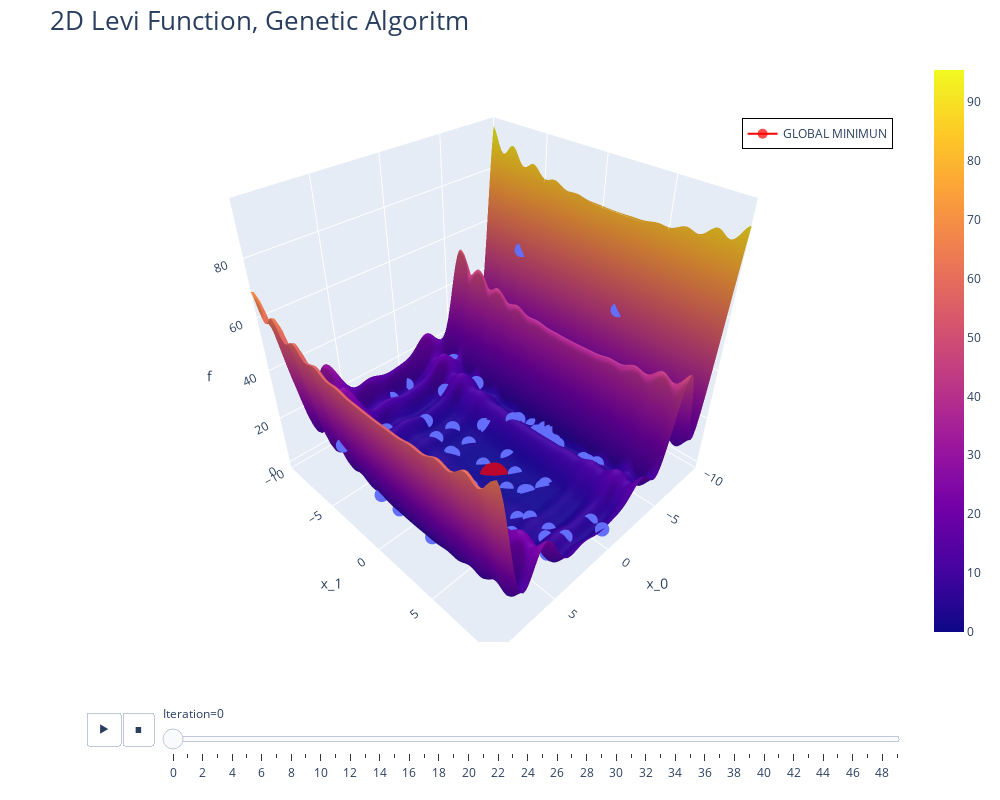

The notebook cell saved with this chart:
### Code cell
x = np.linspace(lower_limits[0], upper_limits[0], 100)
y = np.linspace(lower_limits[1], upper_limits[1], 100)

X, Y = np.meshgrid(x, y)
Z = function(np.array([X, Y]))

fig = px.scatter_3d(
    df_posiciones,
    x       = "x_0",
    y       = "x_1",
    z = "f",
    range_x = [lower_limits[0], upper_limits[0]],
    range_y = [lower_limits[1], upper_limits[1]],
    animation_frame = "Iteration",
    size_max = 0.09
)
fig.update_traces(marker=dict(size=5))

fig.add_traces(go.Surface(x=x, y=y, z=Z, name='pred_surface'))
# Add the point
# Add the point
fig.add_trace(go.Scatter3d(
    x=[real_min[0]],
    y=[real_min[1]],
    z=[real_min[2]],
    marker=dict(
        color='red',
        size=10,
        opacity=0.7,
    ),
    text='True',
    legendgroup="True",
    name='GLOBAL MINIMUN',
    textfont_size=30
))
fig.update_layout(
    title={
        'text': "2D Levi Function, Genetic Algoritm",
        'font': {
            'size': 26 # Tamaño del título
        }
    },
    legend=dict(
        x=0.8,
        y=0.9,
        bordercolor="black",
        borderwidth=1
    )
)
fig.update_layout(
    width=1000,  # Ancho en píxeles
    height=800  # Alto en píxeles
)
fig.show()

### Figure 1 — Plotly figure (JSON) as saved in the notebook; plotly's stock layout.template omitted (floating-point values rounded to 4 significant figures; data arrays with more than 128 entries replaced by an {"elided": "..."} marker saying what was removed)
{"data": [{"hovertemplate": "Iteration=0<br>x_0=%{x}<br>x_1=%{y}<br>f=%{z}<extra></extra>", "legendgroup": "", "marker": {"color": "#636efa", "size": 5, "symbol": "circle"}, "mode": "markers", "name": "", "scene": "scene", "showlegend": false, "type": "scatter3d", "x": [0.6187, 7.26, 0.05576, 4.125, 4.105, -3.861, -4.516, 1.741, 4.105, -4.515, -4.067, -3.42, 7.71, 0.6187, 7.711, 0.5019, -1.461, -4.066, -3.42, -2.714, -1.456, 2.36, -0.8406, 0.6187, 1.741, -0.8406, 0.1864, -0.5849, 2.902, 2.483, 3.184, -4.066, 2.36, 3.898, 0.6187, 2.966, -3.504, 0.739, -1.513, 1.649, -1.461, 1.741, 4.105, 7.711, -4.261, -3.861, -4.105, 2.483, 4.126, 0.1864, -3.44, -4.066, 0.6187, -4.066, -4.066, 3.978, -9.404, 0.1864, 0.1918, -3.845, 2.467, -3.861, 4.105, -4.066, -0.1293, 1.742, 0.1862, -1.461, 0.8711, -0.3187, 0.6187, -3.68, -0.3187, 0.1918, -1.461, 0.5801, 8.029, -9.382, 6.14, 1.741, 1.741, 0.5019, 0.6187, 2.36, -4.516, -0.5849, 0.6187, -3.833, 1.217, 3.977, 0.5504, -4.066, -0.5849, 7.711, -3.42, 1.246, 8.601, 0.5884, 3.939, -4.066], "y": [3.522, -2.036, -9.275, 8.482, -1.153, 1.418, 1.173, -2.475, -1.153, 0.6706, 1.417, -0.9311, 2.462, 3.522, -0.6632, 3.698, -2.122, 1.92, 2.194, -0.8012, -2.122, 7.096, 0.5486, 3.463, -2.259, 0.5242, -3.982, 4.228, 4.993, 5.655, 7.545, 1.92, 7.096, -6.871, 3.522, 0.8483, 4.993, -0.2927, -6.651, -9.048, -2.434, -2.319, -1.153, -0.6632, -0.2927, 2.423, 1.92, 8.482, 5.655, -4.006, 0.8484, 1.96, 3.483, 1.92, 1.92, 1.079, -6.478, 8.582, -4.01, 5.861, 2.218, 2.423, -1.153, -8.495, 1.921, -4.006, -2.319, -2.122, 9.902, 4.214, 3.522, 5.246, 4.214, 8.578, -2.122, 3.698, -2.009, 2.443, 3.522, -2.319, -2.319, 3.678, 3.542, 7.096, 1.418, 4.228, 3.522, -5.695, 2.422, -3.266, 3.522, 1.92, 4.228, -0.6632, 2.194, -5.696, -4.811, 3.522, -3.266, 1.92], "z": [0.7442, 7.699, 8.308, 6.939, 1.842, 3.378, 3.448, 1.842, 1.842, 3.451, 2.59, 6.274, 3.747, 0.7442, 3.755, 1.026, 4.894, 2.682, 6.207, 8.762, 4.871, 4.152, 1.608, 0.6807, 1.904, 1.61, 3.55, 2.369, 3.04, 4.274, 5.991, 2.683, 4.152, 5.228, 0.7442, 2.007, 6.505, 0.2557, 8.592, 6.874, 4.879, 1.898, 1.842, 3.755, 2.619, 3.568, 2.598, 7.274, 3.942, 3.581, 5.913, 2.692, 0.7015, 2.682, 2.682, 1.285, 53.75, 5.382, 3.581, 6.329, 2.084, 3.568, 1.842, 11.08, 0.7959, 3.813, 1.667, 4.894, 9.808, 2.071, 0.7442, 5.679, 2.071, 5.392, 4.894, 0.9729, 6.408, 47.29, 17.7, 1.898, 1.898, 1.003, 0.766, 4.152, 3.461, 2.369, 0.7442, 8.515, 0.2616, 2.609, 0.7885, 2.682, 2.369, 3.755, 6.207, 5.084, 20.51, 0.7634, 2.562, 2.682]}, {"name": "pred_surface", "type": "surface", "x": [-10, -9.798, -9.596, -9.394, -9.192, -8.99, -8.788, -8.586, -8.384, -8.182, -7.98, -7.778, -7.576, -7.374, -7.172, -6.97, -6.768, -6.566, -6.364, -6.162, -5.96, -5.758, -5.556, -5.354, -5.152, -4.949, -4.747, -4.545, -4.343, -4.141, -3.939, -3.737, -3.535, -3.333, -3.131, -2.929, -2.727, -2.525, -2.323, -2.121, -1.919, -1.717, -1.515, -1.313, -1.111, -0.9091, -0.7071, -0.5051, -0.303, -0.101, 0.101, 0.303, 0.5051, 0.7071, 0.9091, 1.111, 1.313, 1.515, 1.717, 1.919, 2.121, 2.323, 2.525, 2.727, 2.929, 3.131, 3.333, 3.535, 3.737, 3.939, 4.141, 4.343, 4.545, 4.747, 4.949, 5.152, 5.354, 5.556, 5.758, 5.96, 6.162, 6.364, 6.566, 6.768, 6.97, 7.172, 7.374, 7.576, 7.778, 7.98, 8.182, 8.384, 8.586, 8.788, 8.99, 9.192, 9.394, 9.596, 9.798, 10], "y": [-10, -9.798, -9.596, -9.394, -9.192, -8.99, -8.788, -8.586, -8.384, -8.182, -7.98, -7.778, -7.576, -7.374, -7.172, -6.97, -6.768, -6.566, -6.364, -6.162, -5.96, -5.758, -5.556, -5.354, -5.152, -4.949, -4.747, -4.545, -4.343, -4.141, -3.939, -3.737, -3.535, -3.333, -3.131, -2.929, -2.727, -2.525, -2.323, -2.121, -1.919, -1.717, -1.515, -1.313, -1.111, -0.9091, -0.7071, -0.5051, -0.303, -0.101, 0.101, 0.303, 0.5051, 0.7071, 0.9091, 1.111, 1.313, 1.515, 1.717, 1.919, 2.121, 2.323, 2.525, 2.727, 2.929, 3.131, 3.333, 3.535, 3.737, 3.939, 4.141, 4.343, 4.545, 4.747, 4.949, 5.152, 5.354, 5.556, 5.758, 5.96, 6.162, 6.364, 6.566, 6.768, 6.97, 7.172, 7.374, 7.576, 7.778, 7.98, 8.182, 8.384, 8.586, 8.788, 8.99, 9.192, 9.394, 9.596, 9.798, 10], "z": {"elided": "100x100 float values"}}, {"legendgroup": "True", "marker": {"color": "red", "opacity": 0.7, "size": 10}, "name": "GLOBAL MINIMUN", "text": "True", "textfont": {"size": 30}, "type": "scatter3d", "x": [1], "y": [1], "z": [0]}], "layout": {"height": 800, "legend": {"bordercolor": "black", "borderwidth": 1, "tracegroupgap": 0, "x": 0.8, "y": 0.9}, "margin": {"t": 60}, "scene": {"domain": {"x": [0, 1], "y": [0, 1]}, "xaxis": {"range": [-10, 10], "title": {"text": "x_0"}}, "yaxis": {"range": [-10, 10], "title": {"text": "x_1"}}, "zaxis": {"title": {"text": "f"}}}, "sliders": [{"active": 0, "currentvalue": {"prefix": "Iteration="}, "len": 0.9, "pad": {"b": 10, "t": 60}, "steps": [{"args": [["0"], {"frame": {"duration": 0, "redraw": true}, "fromcurrent": true, "mode": "immediate", "transition": {"duration": 0, "easing": "linear"}}], "label": "0", "method": "animate"}, {"args": [["1"], {"frame": {"duration": 0, "redraw": true}, "fromcurrent": true, "mode": "immediate", "transition": {"duration": 0, "easing": "linear"}}], "label": "1", "method": "animate"}, {"args": [["2"], {"frame": {"duration": 0, "redraw": true}, "fromcurrent": true, "mode": "immediate", "transition": {"duration": 0, "easing": "linear"}}], "label": "2", "method": "animate"}, {"args": [["3"], {"frame": {"duration": 0, "redraw": true}, "fromcurrent": true, "mode": "immediate", "transition": {"duration": 0, "easing": "linear"}}], "label": "3", "method": "animate"}, {"args": [["4"], {"frame": {"duration": 0, "redraw": true}, "fromcurrent": true, "mode": "immediate", "transition": {"duration": 0, "easing": "linear"}}], "label": "4", "method": "animate"}, {"args": [["5"], {"frame": {"duration": 0, "redraw": true}, "fromcurrent": true, "mode": "immediate", "transition": {"duration": 0, "easing": "linear"}}], "label": "5", "method": "animate"}, {"args": [["6"], {"frame": {"duration": 0, "redraw": true}, "fromcurrent": true, "mode": "immediate", "transition": {"duration": 0, "easing": "linear"}}], "label": "6", "method": "animate"}, {"args": [["7"], {"frame": {"duration": 0, "redraw": true}, "fromcurrent": true, "mode": "immediate", "transition": {"duration": 0, "easing": "linear"}}], "label": "7", "method": "animate"}, {"args": [["8"], {"frame": {"duration": 0, "redraw": true}, "fromcurrent": true, "mode": "immediate", "transition": {"duration": 0, "easing": "linear"}}], "label": "8", "method": "animate"}, {"args": [["9"], {"frame": {"duration": 0, "redraw": true}, "fromcurrent": true, "mode": "immediate", "transition": {"duration": 0, "easing": "linear"}}], "label": "9", "method": "animate"}, {"args": [["10"], {"frame": {"duration": 0, "redraw": true}, "fromcurrent": true, "mode": "immediate", "transition": {"duration": 0, "easing": "linear"}}], "label": "10", "method": "animate"}, {"args": [["11"], {"frame": {"duration": 0, "redraw": true}, "fromcurrent": true, "mode": "immediate", "transition": {"duration": 0, "easing": "linear"}}], "label": "11", "method": "animate"}, {"args": [["12"], {"frame": {"duration": 0, "redraw": true}, "fromcurrent": true, "mode": "immediate", "transition": {"duration": 0, "easing": "linear"}}], "label": "12", "method": "animate"}, {"args": [["13"], {"frame": {"duration": 0, "redraw": true}, "fromcurrent": true, "mode": "immediate", "transition": {"duration": 0, "easing": "linear"}}], "label": "13", "method": "animate"}, {"args": [["14"], {"frame": {"duration": 0, "redraw": true}, "fromcurrent": true, "mode": "immediate", "transition": {"duration": 0, "easing": "linear"}}], "label": "14", "method": "animate"}, {"args": [["15"], {"frame": {"duration": 0, "redraw": true}, "fromcurrent": true, "mode": "immediate", "transition": {"duration": 0, "easing": "linear"}}], "label": "15", "method": "animate"}, {"args": [["16"], {"frame": {"duration": 0, "redraw": true}, "fromcurrent": true, "mode": "immediate", "transition": {"duration": 0, "easing": "linear"}}], "label": "16", "method": "animate"}, {"args": [["17"], {"frame": {"duration": 0, "redraw": true}, "fromcurrent": true, "mode": "immediate", "transition": {"duration": 0, "easing": "linear"}}], "label": "17", "method": "animate"}, {"args": [["18"], {"frame": {"duration": 0, "redraw": true}, "fromcurrent": true, "mode": "immediate", "transition": {"duration": 0, "easing": "linear"}}], "label": "18", "method": "animate"}, {"args": [["19"], {"frame": {"duration": 0, "redraw": true}, "fromcurrent": true, "mode": "immediate", "transition": {"duration": 0, "easing": "linear"}}], "label": "19", "method": "animate"}, {"args": [["20"], {"frame": {"duration": 0, "redraw": true}, "fromcurrent": true, "mode": "immediate", "transition": {"duration": 0, "easing": "linear"}}], "label": "20", "method": "animate"}, {"args": [["21"], {"frame": {"duration": 0, "redraw": true}, "fromcurrent": true, "mode": "immediate", "transition": {"duration": 0, "easing": "linear"}}], "label": "21", "method": "animate"}, {"args": [["22"], {"frame": {"duration": 0, "redraw": true}, "fromcurrent": true, "mode": "immediate", "transition": {"duration": 0, "easing": "linear"}}], "label": "22", "method": "animate"}, {"args": [["23"], {"frame": {"duration": 0, "redraw": true}, "fromcurrent": true, "mode": "immediate", "transition": {"duration": 0, "easing": "linear"}}], "label": "23", "method": "animate"}, {"args": [["24"], {"frame": {"duration": 0, "redraw": true}, "fromcurrent": true, "mode": "immediate", "transition": {"duration": 0, "easing": "linear"}}], "label": "24", "method": "animate"}, {"args": [["25"], {"frame": {"duration": 0, "redraw": true}, "fromcurrent": true, "mode": "immediate", "transition": {"duration": 0, "easing": "linear"}}], "label": "25", "method": "animate"}, {"args": [["26"], {"frame": {"duration": 0, "redraw": true}, "fromcurrent": true, "mode": "immediate", "transition": {"duration": 0, "easing": "linear"}}], "label": "26", "method": "animate"}, {"args": [["27"], {"frame": {"duration": 0, "redraw": true}, "fromcurrent": true, "mode": "immediate", "transition": {"duration": 0, "easing": "linear"}}], "label": "27", "method": "animate"}, {"args": [["28"], {"frame": {"duration": 0, "redraw": true}, "fromcurrent": true, "mode": "immediate", "transition": {"duration": 0, "easing": "linear"}}], "label": "28", "method": "animate"}, {"args": [["29"], {"frame": {"duration": 0, "redraw": true}, "fromcurrent": true, "mode": "immediate", "transition": {"duration": 0, "easing": "linear"}}], "label": "29", "method": "animate"}, {"args": [["30"], {"frame": {"duration": 0, "redraw": true}, "fromcurrent": true, "mode": "immediate", "transition": {"duration": 0, "easing": "linear"}}], "label": "30", "method": "animate"}, {"args": [["31"], {"frame": {"duration": 0, "redraw": true}, "fromcurrent": true, "mode": "immediate", "transition": {"duration": 0, "easing": "linear"}}], "label": "31", "method": "animate"}, {"args": [["32"], {"frame": {"duration": 0, "redraw": true}, "fromcurrent": true, "mode": "immediate", "transition": {"duration": 0, "easing": "linear"}}], "label": "32", "method": "animate"}, {"args": [["33"], {"frame": {"duration": 0, "redraw": true}, "fromcurrent": true, "mode": "immediate", "transition": {"duration": 0, "easing": "linear"}}], "label": "33", "method": "animate"}, {"args": [["34"], {"frame": {"duration": 0, "redraw": true}, "fromcurrent": true, "mode": "immediate", "transition": {"duration": 0, "easing": "linear"}}], "label": "34", "method": "animate"}, {"args": [["35"], {"frame": {"duration": 0, "redraw": true}, "fromcurrent": true, "mode": "immediate", "transition": {"duration": 0, "easing": "linear"}}], "label": "35", "method": "animate"}, {"args": [["36"], {"frame": {"duration": 0, "redraw": true}, "fromcurrent": true, "mode": "immediate", "transition": {"duration": 0, "easing": "linear"}}], "label": "36", "method": "animate"}, {"args": [["37"], {"frame": {"duration": 0, "redraw": true}, "fromcurrent": true, "mode": "immediate", "transition": {"duration": 0, "easing": "linear"}}], "label": "37", "method": "animate"}, {"args": [["38"], {"frame": {"duration": 0, "redraw": true}, "fromcurrent": true, "mode": "immediate", "transition": {"duration": 0, "easing": "linear"}}], "label": "38", "method": "animate"}, {"args": [["39"], {"frame": {"duration": 0, "redraw": true}, "fromcurrent": true, "mode": "immediate", "transition": {"duration": 0, "easing": "linear"}}], "label": "39", "method": "animate"}, {"args": [["40"], {"frame": {"duration": 0, "redraw": true}, "fromcurrent": true, "mode": "immediate", "transition": {"duration": 0, "easing": "linear"}}], "label": "40", "method": "animate"}, {"args": [["41"], {"frame": {"duration": 0, "redraw": true}, "fromcurrent": true, "mode": "immediate", "transition": {"duration": 0, "easing": "linear"}}], "label": "41", "method": "animate"}, {"args": [["42"], {"frame": {"duration": 0, "redraw": true}, "fromcurrent": true, "mode": "immediate", "transition": {"duration": 0, "easing": "linear"}}], "label": "42", "method": "animate"}, {"args": [["43"], {"frame": {"duration": 0, "redraw": true}, "fromcurrent": true, "mode": "immediate", "transition": {"duration": 0, "easing": "linear"}}], "label": "43", "method": "animate"}, {"args": [["44"], {"frame": {"duration": 0, "redraw": true}, "fromcurrent": true, "mode": "immediate", "transition": {"duration": 0, "easing": "linear"}}], "label": "44", "method": "animate"}, {"args": [["45"], {"frame": {"duration": 0, "redraw": true}, "fromcurrent": true, "mode": "immediate", "transition": {"duration": 0, "easing": "linear"}}], "label": "45", "method": "animate"}, {"args": [["46"], {"frame": {"duration": 0, "redraw": true}, "fromcurrent": true, "mode": "immediate", "transition": {"duration": 0, "easing": "linear"}}], "label": "46", "method": "animate"}, {"args": [["47"], {"frame": {"duration": 0, "redraw": true}, "fromcurrent": true, "mode": "immediate", "transition": {"duration": 0, "easing": "linear"}}], "label": "47", "method": "animate"}, {"args": [["48"], {"frame": {"duration": 0, "redraw": true}, "fromcurrent": true, "mode": "immediate", "transition": {"duration": 0, "easing": "linear"}}], "label": "48", "method": "animate"}, {"args": [["49"], {"frame": {"duration": 0, "redraw": true}, "fromcurrent": true, "mode": "immediate", "transition": {"duration": 0, "easing": "linear"}}], "label": "49", "method": "animate"}], "x": 0.1, "xanchor": "left", "y": 0, "yanchor": "top"}], "title": {"font": {"size": 26}, "text": "2D Levi Function, Genetic Algoritm"}, "updatemenus": [{"buttons": [{"args": [null, {"frame": {"duration": 500, "redraw": true}, "fromcurrent": true, "mode": "immediate", "transition": {"duration": 500, "easing": "linear"}}], "label": "&#9654;", "method": "animate"}, {"args": [[null], {"frame": {"duration": 0, "redraw": true}, "fromcurrent": true, "mode": "immediate", "transition": {"duration": 0, "easing": "linear"}}], "label": "&#9724;", "method": "animate"}], "direction": "left", "pad": {"r": 10, "t": 70}, "showactive": false, "type": "buttons", "x": 0.1, "xanchor": "right", "y": 0, "yanchor": "top"}], "width": 1000}}
